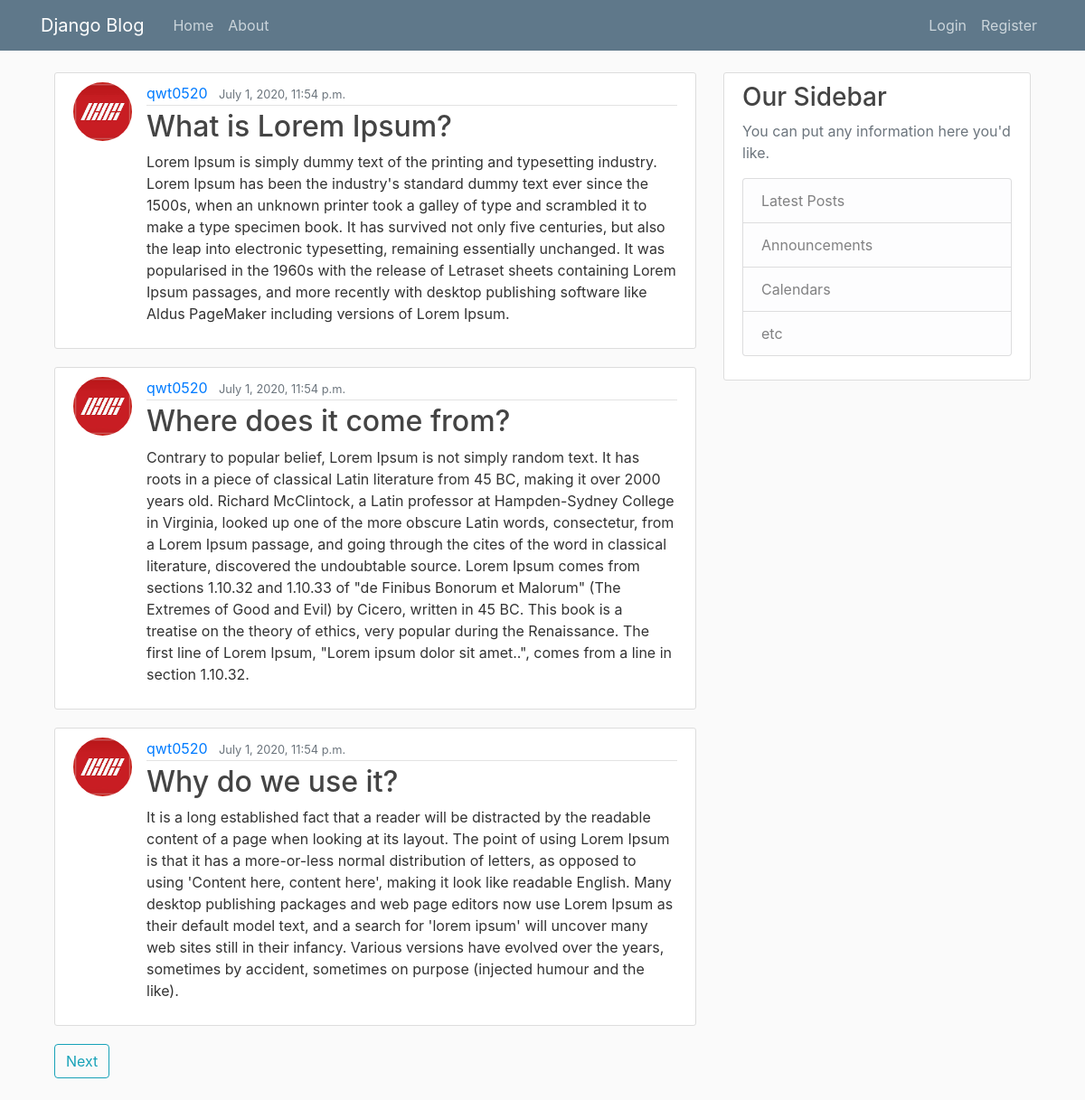
Screenshot of /blog/ with the database file from the repository.
### blog/models.py (models this page shows, shortened)
class Post(models.Model):
    title = models.CharField(max_length=100)
    content = models.TextField()
    date_posted = models.DateTimeField(default=timezone.now())
    author = models.ForeignKey(User, on_delete=models.CASCADE)

### Users/models.py (models this page shows, shortened)
class Profile(models.Model):
    user = models.OneToOneField(User, on_delete=models.CASCADE)
    image = models.ImageField(default='default.jpg', upload_to='profile_pics')

### blog/views.py (the view)
# urls.py: path('', PostListView.as_view(), name = 'blog-home'),
class PostListView(ListView):
    model = Post
    template_name = 'blog/home.html'
    context_object_name = 'posts'
    ordering = ['-date_posted']
    paginate_by = 3

### blog/templates/blog/home.html (shortened to what this page needs)
{% extends "blog/base.html" %}
{% block content %}
    {% for post in posts %}
        <article class="media content-section">
            <img class = "rounded-circle article-img" src="{{ post.author.profile.image.url }}">
            <div class="media-body">
                <div class="article-metadata">
                    <a class="mr-2" href="#">{{ post.author }}</a>
                    <small class="text-muted">{{ post.date_posted }}</small>
                </div>
                <h2><a class="article-title" href="{% url 'post-detail' post.id %}">{{ post.title }}</a></h2>
                <p class="article-content">{{ post.content }}</p>
            </div>
        </article>
    {% endfor %}
    {% if page_obj.has_next %}
        <a class="btn btn-outline-info mb-4" href="?page={{ page_obj.next_page_number }}">Next</a>
    {% endif %}
{% endblock content %}

### blog/static/blog/main.css (style rules this page uses)
body { background: #fafafa; color: #333333; margin-top: 5rem; }
h1, h2, h3, h4, h5, h6 { color: #444444; }
.content-section { background: #ffffff; padding: 10px 20px; border: 1px solid #dddddd; border-radius: 3px; margin-bottom: 20px; }
.article-title { color: #444444; }
.article-content { white-space: pre-line; }
.article-img { height: 65px; width: 65px; margin-right: 16px; }
.article-metadata { padding-bottom: 1px; margin-bottom: 4px; border-bottom: 1px solid #e3e3e3 }

### rows the page displays
Post: author.profile.image (picture), author "qwt0520", date_posted "July 1, 2020, 11:54 p.m.", title "What is Lorem Ipsum?", content "Lorem Ipsum is simply dummy text of the printing and typesetting industry. Lorem Ipsum has been the industry's standard dummy text ever since the 1500s, when an unknown printer took a galley of type and scrambled it to make a type specimen book. It has survived not only five centuries, but also the leap into electronic typesetting, remaining essentially unchanged. It was popularised in the 1960s with the release of Letraset sheets containing Lorem Ipsum passages, and more recently with desktop publishing software like Aldus PageMaker including versions of Lorem Ipsum."
Post: author.profile.image (picture), author "qwt0520", date_posted "July 1, 2020, 11:54 p.m.", title "Where does it come from?", content "Contrary to popular belief, Lorem Ipsum is not simply random text. It has roots in a piece of classical Latin literature from 45 BC, making it over 2000 years old. Richard McClintock, a Latin professor at Hampden-Sydney College in Virginia, looked up one of the more obscure Latin words, consectetur, from a Lorem Ipsum passage, and going through the cites of the word in classical literature, discovered the undoubtable source. Lorem Ipsum comes from sections 1.10.32 and 1.10.33 of \"de Finibus Bonorum et Malorum\" (The Extremes of Good and Evil) by Cicero, written in 45 BC. This book is a treatise on the theory of ethics, very popular during the Renaissance. The first line of Lorem Ipsum,…"
Post: author.profile.image (picture), author "qwt0520", date_posted "July 1, 2020, 11:54 p.m.", title "Why do we use it?", content "It is a long established fact that a reader will be distracted by the readable content of a page when looking at its layout. The point of using Lorem Ipsum is that it has a more-or-less normal distribution of letters, as opposed to using 'Content here, content here', making it look like readable English. Many desktop publishing packages and web page editors now use Lorem Ipsum as their default model text, and a search for 'lorem ipsum' will uncover many web sites still in their infancy. Various versions have evolved over the years, sometimes by accident, sometimes on purpose (injected humour and the like)."
